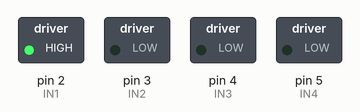
This sketch was run on a simulated Arduino Uno, built with avr-gcc and run on an emulated ATmega328P. On the bench: switched loads named in the sketch (green lamp = pin HIGH).

Above: at 1.2 s.
At 3.7 s:
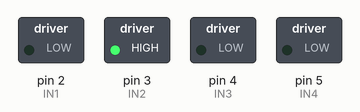
At 6.2 s:
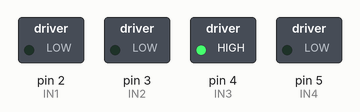
At 8.7 s:
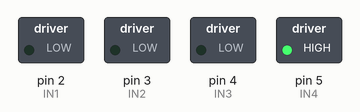
Timing chart, 0 to 13.0 s (numbered marks = the images above):
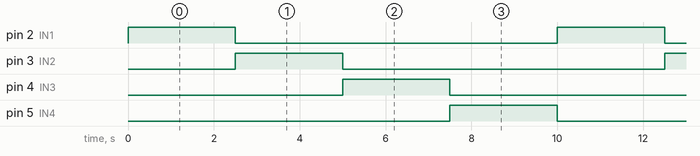

The sketch:

sketch.ino
```cpp
#define IN1 2
#define IN2 3
#define IN3 4
#define IN4 5


void setup() {
  Serial.begin(115200);
  pinMode(IN1,OUTPUT);
  pinMode(IN2,OUTPUT);
  pinMode(IN3,OUTPUT);
  pinMode(IN4,OUTPUT);
}


void standby(void) {  // Motor soll nicht heiß werden
  digitalWrite(IN1,0);
  digitalWrite(IN2,0);
  digitalWrite(IN3,0);
  digitalWrite(IN4,0);
}

void step(int thisStep) {
   switch (thisStep) {
      case 0:
        digitalWrite(IN1, HIGH);
        digitalWrite(IN2, LOW);
        digitalWrite(IN3, LOW);
        digitalWrite(IN4, LOW);
      break;
      case 1:
        digitalWrite(IN1, LOW);
        digitalWrite(IN2, HIGH);
        digitalWrite(IN3, LOW);
        digitalWrite(IN4, LOW);
      break;
      case 2:
        digitalWrite(IN1, LOW);
        digitalWrite(IN2, LOW);
        digitalWrite(IN3, HIGH);
        digitalWrite(IN4, LOW);
      break;
      case 3:
        digitalWrite(IN1, LOW);
        digitalWrite(IN2, LOW);
        digitalWrite(IN3, LOW);
        digitalWrite(IN4, HIGH);
      break;
    }
}

void loop() {
  for(int i=0;i<256;i++) {
    for (int j=0;j<4;j++) {
      step(j);
      delay(2500);
    }
  }
  standby();

  while (1) {
  }

}
```

Measured:
- by itself, pin 2 (IN1), pin 3 (IN2), pin 4 (IN3), pin 5 (IN4): alternates HIGH for 2.5 s and LOW for 7.5 s
- by itself, everything shown: repeats every 10.0 s, in 4 steps
